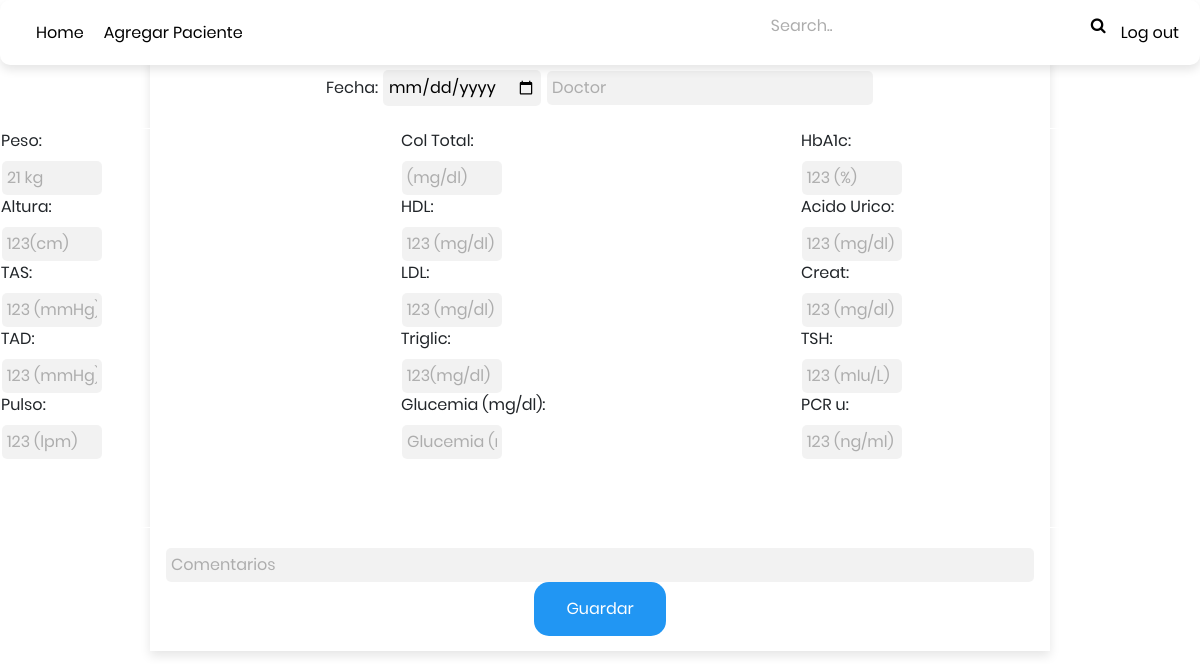
/pacient/3999/135/edit (signed in), run on the app's committed database.
### nonrisk/models.py (models this page shows)
class Studies(models.Model):
    pacient = models.ForeignKey(Pacient, on_delete=models.CASCADE)
    id = models.AutoField(primary_key=True)
    date = models.DateField()
    doctor = models.CharField(max_length=300, blank=True, null=True)
    weight = models.IntegerField() #in kg
    height  = models.IntegerField() #in cm
    tas = models.IntegerField()
    tad = models.IntegerField()
    pulse = models.IntegerField()
    chol_level = models.IntegerField(null=True,blank=True) #Chol Level
    hdl_level = models.IntegerField(null=True,blank=True)  #TRI Level
    ldl_level = models.IntegerField(null=True,blank=True)  #HDL Level
    tri_level = models.IntegerField(null=True,blank=True)  #LDL Level
    glucemia  = models.IntegerField()
    hba1c = models.IntegerField()
    ac_uric = models.IntegerField()
    creat = models.IntegerField()
    tsh = models.IntegerField()
    pcr = models.IntegerField()
    renal_filter = models.FloatField(null=True,blank=True)
    comments = models.CharField(max_length=300, null=True, blank=True)
    photo = models.ImageField('Studies photo',upload_to = '', null=True, blank=True)
    graphic = models.ImageField('Graphic photo', upload_to = '', null = True, blank=True)
    def __str__(self):
        name = str(self.id)
        return name

### nonrisk/views.py (the view, shortened to what this page needs)
# urls.py: path('pacient/<int:pacient_id>/<int:studies_id>/edit', views.study_edit, name='study_edit'),
@login_required
def study_edit(request, pacient_id, studies_id):
    try:
        pacient = Pacient.objects.filter(id=pacient_id)
        study_list = Studies.objects.filter(pacient=pacient_id)
        study = Studies.objects.filter(id=studies_id).get()
        pacient = pacient.get()
        context = {'pacient':pacient ,'study':study}
        print(study)
    except Studies.DoesNotExist:
        raise Http404("Study does not exist")
    if request.method == "GET":
        print(context)
        return render(request,'study_edit.html', context)

### nonrisk/models.py (called while the page is built)
    def __str__(self):
        return self.name

### nonrisk/templates/study_edit.html (shortened to what this page needs)
{% extends 'navbar.html' %}
{% block content %}
{% load static %}
<form method='POST' action='{% url 'study_edit' pacient.id study.id %}'>
  <div class="container-list">
      <br>
      <div style='text-align: center;'>
        <label for='inputName' >Fecha:</label>
        <input id='inputName' name='date' type="date" required=''>
        <input name='doctor' type="text" placeholder="Doctor" required=''>
      </div>
    <div class='box-container'>
      <div class='box-grid'>
        <label for='peso'>Peso: </label>
        <input id='peso'name='weight'type="int" placeholder="{{study.weight}} kg">
        <label for='Altura'>Altura: </label>
        <input name='height' type="int" placeholder="{{study.height}}(cm)" required=''>
        <label for='tas'>TAS: </label>
        <input name='tas'  type="int" placeholder="{{study.tas}} (mmHg)" required=''>
        <label for='tad'>TAD: </label>
        <input name='tad'  type="int" placeholder="{{study.tad}} (mmHg)" required=''>
        <label for='pulse'>Pulso: </label>
        <input name='pulse' type="int" placeholder="{{study.pulse}} (lpm)" required=''>
      </div>
      <div class='box-grid'>
        <label for='chol_level'>Col Total: </label>
        <input name='chol_level' type="int" placeholder="{{chol_level}}(mg/dl)">
        <label for='hdl_level'>HDL: </label>
        <input name='hdl_level' type="int" placeholder="{{study.hdl_level}} (mg/dl)">
        <label for='ldl_level'>LDL: </label>
        <input name='ldl_level' type="int" placeholder="{{study.ldl_level}} (mg/dl)">
        <label for='tri_level'>Triglic: </label>
        <input name='tri_level' type="int" placeholder="{{study.tri_level}}(mg/dl)">
        <label for='glucemia'>Glucemia (mg/dl): </label>
        <input name='glucemia' type="int" placeholder="Glucemia (mg/dl)">
      </div>
      <div class='box-grid'>
        <label for='hba1c'>HbA1c: </label>
        <input name='hba1c' type="int" placeholder="{{study.hba1c}} (%)" required=''>
        <label for='ac_uric'>Acido Urico: </label>
        <input name='ac_uric'  type="int" placeholder="{{study.ac_uric}} (mg/dl)" required=''>
        <label for='creat'>Creat: </label>
        <input name='creat'  type="int" placeholder="{{study.creat}} (mg/dl)" required=''>
        <label for='peso'>TSH: </label>
        <input name='tsh'  type="int" placeholder="{{study.tsh}} (mIu/L)" required=''>
        <label for='pcr'>PCR u: </label>
        <input name='pcr'  type="int" placeholder="{{study.pcr}} (ng/ml)" required=''>
      </div>
      <br>
    </div>
        <input name='comments' style='width: 100%;' type="text" placeholder="Comentarios">
    <div style='width:100%; text-align: center;'>
    <button type="submit">Guardar</button>
  </div>
</form>
{% endblock %}

### nonrisk/static/css/main.css (style rules this page uses)
* { margin: 0px; padding: 0px; box-sizing: border-box; }
body, html { height: 100%; font-family: Poppins-Regular, sans-serif; }
input { outline: none; border: none; }
button { outline: none !important; border: none; background: transparent; }
.box-container { padding: 20px 0; display: flex; align-items: flex-start; justify-content: center; flex-wrap:; }
.box-grid { border: 1px solid #fff; width: 400px; height: 400px; flex-wrap: wrap; justify-content: center; flex-direction: column; align-items: center; }
.box-grid input[type='int'] { width:100px; display: flex; }
.container-list { margin: 150px; margin-top: 55px; min-height: 50vh; display: flex; border-collapse: collapse; flex-wrap: wrap; justify-content: center; align-items: center; padding: 15px; -webkit-box-shadow: 0 5px 10px 0px rgba(0, 0, 0, 0.1); }
.container-list input { overflow: visible; background: rgba(0, 0, 0, 0.05); border-radius: 5px; padding: 5px; margin-left: 1px; margin-right: 1px; }
.container-list input[type="date"] { content: attr(placeholder); }
.container-list button { border: none; border-radius: 15px; color: white; background: #2196F3; padding: 15px 32px; text-align: center; text-decoration: none; display: inline-block; font-size: 16px }

### data on the page
Studies: weight "21 kg", height "123(cm)", tas "123 (mmHg)", tad "123 (mmHg)", pulse "123 (lpm)", hdl_level "123 (mg/dl)", ldl_level "123 (mg/dl)", tri_level "123(mg/dl)", hba1c "123 (%)", ac_uric "123 (mg/dl)", creat "123 (mg/dl)", tsh "123 (mIu/L)", pcr "123 (ng/ml)"
